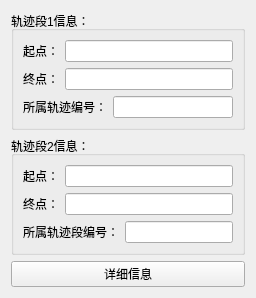
                    <widget class="QWidget" name="tab_5">
                     <attribute name="title">
                      <string>最相似轨迹段对</string>
                     </attribute>
                     <layout class="QVBoxLayout" name="verticalLayout_10">
                      <item>
                       <widget class="QGroupBox" name="groupBox_2">
                        <property name="title">
                         <string>轨迹段1信息：</string>
                        </property>
                        <layout class="QVBoxLayout" name="verticalLayout_19">
                         <item>
                          <layout class="QHBoxLayout" name="horizontalLayout_28">
                           <item>
                            <widget class="QLabel" name="label_24">
                             <property name="text">
                              <string>起点：</string>
                             </property>
                            </widget>
                           </item>
                           <item>
                            <widget class="QLineEdit" name="start1"/>
                           </item>
                          </layout>
                         </item>
                         <item>
                          <layout class="QHBoxLayout" name="horizontalLayout_29">
                           <item>
                            <widget class="QLabel" name="label_25">
                             <property name="text">
                              <string>终点：</string>
                             </property>
                            </widget>
                           </item>
                           <item>
                            <widget class="QLineEdit" name="end1"/>
                           </item>
                          </layout>
                         </item>
                         <item>
                          <layout class="QHBoxLayout" name="horizontalLayout_30">
                           <item>
                            <widget class="QLabel" name="label_26">
                             <property name="text">
                              <string>所属轨迹编号：</string>
                             </property>
                            </widget>
                           </item>
                           <item>
                            <widget class="QLineEdit" name="g_bianhao1"/>
                           </item>
                          </layout>
                         </item>
                        </layout>
                       </widget>
                      </item>
                      <item>
                       <widget class="QGroupBox" name="groupBox">
                        <property name="title">
                         <string>轨迹段2信息：</string>
                        </property>
                        <layout class="QVBoxLayout" name="verticalLayout_20">
                         <item>
                          <layout class="QHBoxLayout" name="horizontalLayout_31">
                           <item>
                            <widget class="QLabel" name="label_20">
                             <property name="text">
                              <string>起点：</string>
                             </property>
                            </widget>
                           </item>
                           <item>
                            <widget class="QLineEdit" name="start2"/>
                           </item>
                          </layout>
                         </item>
                         <item>
                          <layout class="QHBoxLayout" name="horizontalLayout_32">
                           <item>
                            <widget class="QLabel" name="label_21">
                             <property name="text">
                              <string>终点：</string>
                             </property>
                            </widget>
                           </item>
                           <item>
                            <widget class="QLineEdit" name="end2"/>
                           </item>
                          </layout>
                         </item>
                         <item>
                          <layout class="QHBoxLayout" name="horizontalLayout_33">
                           <item>
                            <widget class="QLabel" name="label_22">
                             <property name="text">
                              <string>所属轨迹段编号：</string>
                             </property>
                            </widget>
                           </item>
                           <item>
                            <widget class="QLineEdit" name="g_bianhao2"/>
                           </item>
                          </layout>
                         </item>
                        </layout>
                       </widget>
                      </item>
                      <item>
                       <widget class="QPushButton" name="partDetailBtn">
                        <property name="text">
                         <string>详细信息</string>
                        </property>
                       </widget>
                      </item>
                     </layout>
                    </widget>
